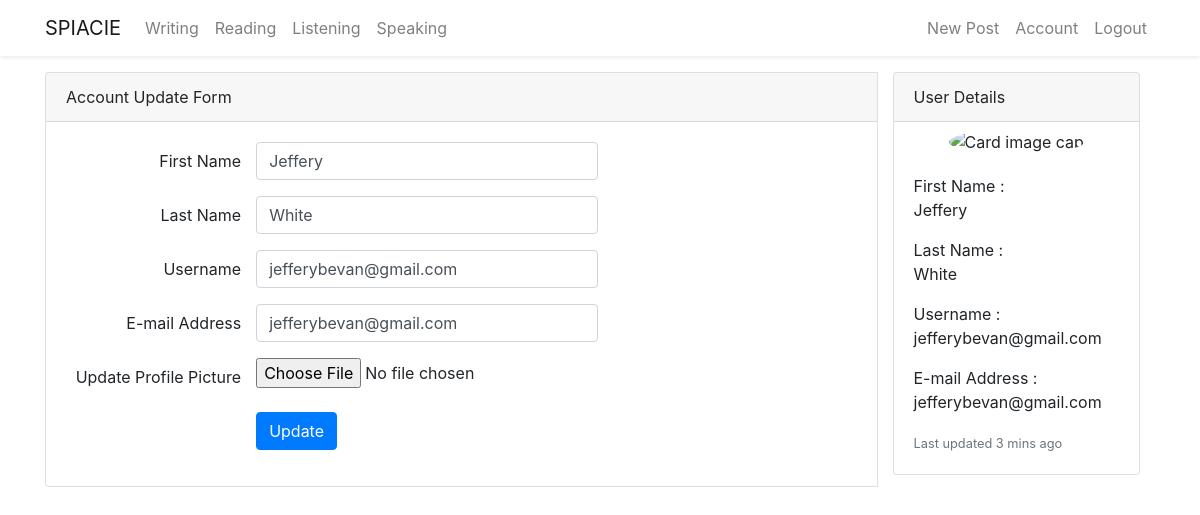
Page /account (signed in) on the committed database.
### flaskblog/models.py (models this page shows, shortened)
class User(db.Model, UserMixin):
    id = db.Column(db.Integer, primary_key=True)
    firstname = db.Column(db.String(20), nullable=False)
    lastname = db.Column(db.String(20), nullable=False)
    username = db.Column(db.String(20), unique=True, nullable=False)
    email = db.Column(db.String(20), unique=True, nullable=False)
    password = db.Column(db.String(20), nullable=False)
    image_file = db.Column(db.String(20), nullable=False,
                           default='default.jpg')
    post = db.relationship('Post', backref='author', lazy=True)
    writingpaper = db.relationship(
        'Writingpaper', backref='wcreator', lazy=True)
    writinganswer = db.relationship(
        'Writingpaperanswer', backref='wcandidate', lazy=True)
    speaking = db.relationship(
        'Speaking', backref='vspeak', lazy=True)
    speakinganswer = db.relationship(
        'Speakinganswer', backref='speakanswer', lazy=True)
    Speakinganswersav = db.relationship(
        'Speakinganswersaved', backref='speakinganswersaved', lazy=True)

### flaskblog/users/routes.py (the view)
@users.route("/account", methods=['GET', 'POST'])
@login_required
def account():
    form = UpdateAccountForm()
    if form.validate_on_submit():
        if form.picture.data:
            picture_file = save_picture(form.picture.data)
            current_user.image_file = picture_file
        current_user.firstname = form.firstname.data
        current_user.lastname = form.lastname.data
        current_user.username = form.username.data
        current_user.email = form.email.data
        db.session.commit()
        flash('Your Account has been updated!', 'success')
        return redirect(url_for('users.account'))
    elif request.method == 'GET':
        form.firstname.data = current_user.firstname
        form.lastname.data = current_user.lastname
        form.username.data = current_user.username
        form.email.data = current_user.email
    image_file = url_for(
        'static', filename='profile_pics/' + current_user.image_file)
    return render_template('account.html', title='Account', image_file=image_file, form=form)

### flaskblog/users/forms.py (shortened to what this page needs)
class UpdateAccountForm(FlaskForm):
    firstname = StringField('First Name', validators=[
        DataRequired(), Length(min=5, max=15)])
    lastname = StringField('Last Name', validators=[
        DataRequired(), Length(min=5, max=15)])
    username = StringField('Username', validators=[
                           DataRequired(), Length(min=4, max=20)])
    email = StringField('E-mail Address', validators=[DataRequired(), Email()])
    picture = FileField('Update Profile Picture', validators=[
                        FileAllowed(['jpg', 'png'])])
    submit = SubmitField('Update')

### flaskblog/models.py (called while the page is built)
@login_manger.user_loader
def load_user(user_id):
    return User.query.get(int(user_id))

### flaskblog/templates/account.html (shortened to what this page needs)
{% extends 'layout.html'%} {% block content %}
<div class="content-section">
  <div class="card-group mt-3">
    <div class="card">
      <div class="card-header">Account Update Form</div>
      <div class="card-body">
        <form method="post" action="" enctype="multipart/form-data">
          <div class="form-group row">
            {{ form.firstname.label(class_="col-md-3 col-form-label
            text-md-right")}} {% if form.firstname.errors %} {{
            form.firstname(class="form-control col-md-5 is-invalid")}}
            <div class="invaild-feedback col-md-3 text-danger">
              {% for error in form.firstname.errors %}
              <small>{{ error }}</small>
              {% endfor %}
            </div>
            {% else %} {{ form.firstname(class_="form-control col-md-5")}}{%
            endif %}
          </div>
          <div class="form-group row">
            {{form.lastname.label(class_="col-md-3 col-form-label
            text-md-right")}} {% if form.lastname.errors %}
            {{form.lastname(class="form-control col-md-5 is-invalid")}}
            <div class="invaild-feedback col-md-3 text-danger">
              {% for error in form.lastname.errors %}
              <small>{{ error }}</small>
              {% endfor %}
            </div>
            {% else %} {{ form.lastname(class_="form-control col-md-5")}}
            {%endif %}
          </div>
          <div class="form-group row">
            {{ form.username.label(class_="col-md-3 col-form-label
            text-md-right")}} {% if form.username.errors %}
            {{form.username(class="form-control col-md-5 is-invalid")}}
            <div class="invaild-feedback col-md-3 text-danger">
              {% for error in form.username.errors %}
              <small>{{ error }}</small>
              {% endfor %}
            </div>
            {% else %} {{ form.username(class_="form-control col-md-5")}} {%
            endif %}
          </div>
          <div class="form-group row">
            {{ form.email.label(class_="col-md-3 col-form-label
            text-md-right")}} {% if form.email.errors %}
            {{form.email(class="form-control col-md-5 is-invalid")}}
            <div class="invaild-feedback col-md-3 text-danger">
              {% for error in form.email.errors %}
              <small>{{ error }}</small>
              {% endfor %}
            </div>
            {% else %} {{ form.email(class_="form-control col-md-5")}} {% endif
            %}
          </div>
          <div class="form-group row">
            {{ form.picture.label(class_="col-md-3 col-form-label
            text-md-right") }} {{ form.picture(class="form-control-item") }}
          </div>
          <div class="form-group row">
            <div class="offset-md-3">
              {{ form.submit(class="btn btn-primary")}}
            </div>
          </div>
        </form>
      </div>
    </div>
    <div class="col-md-3">
      <div class="card">
        <div class="card-header">User Details</div>
        <div class="media justify-content-center">
          <img
            class="rounded-circle mt-2"
            src="{{ image_file }}"
            alt="Card image cap"
          />
        </div>
        <div class="card-body">
          <p class="card-text">
            First Name : <br />{{ current_user.firstname }}
          </p>
          <p class="card-text">Last Name : <br />{{ current_user.lastname }}</p>
          <p class="card-text">Username : <br />{{ current_user.username }}</p>
          <p class="card-text">
            E-mail Address : <br />{{ current_user.email }}
          </p>
          <p class="card-text">
            <small class="text-muted">Last updated 3 mins ago</small>
          </p>
        </div>
      </div>
    </div>
  </div>
</div>
{% endblock content%}

### rows in the picture
User: firstname "Jeffery", lastname "White", username "jefferybevan@gmail.com", email "jefferybevan@gmail.com"
